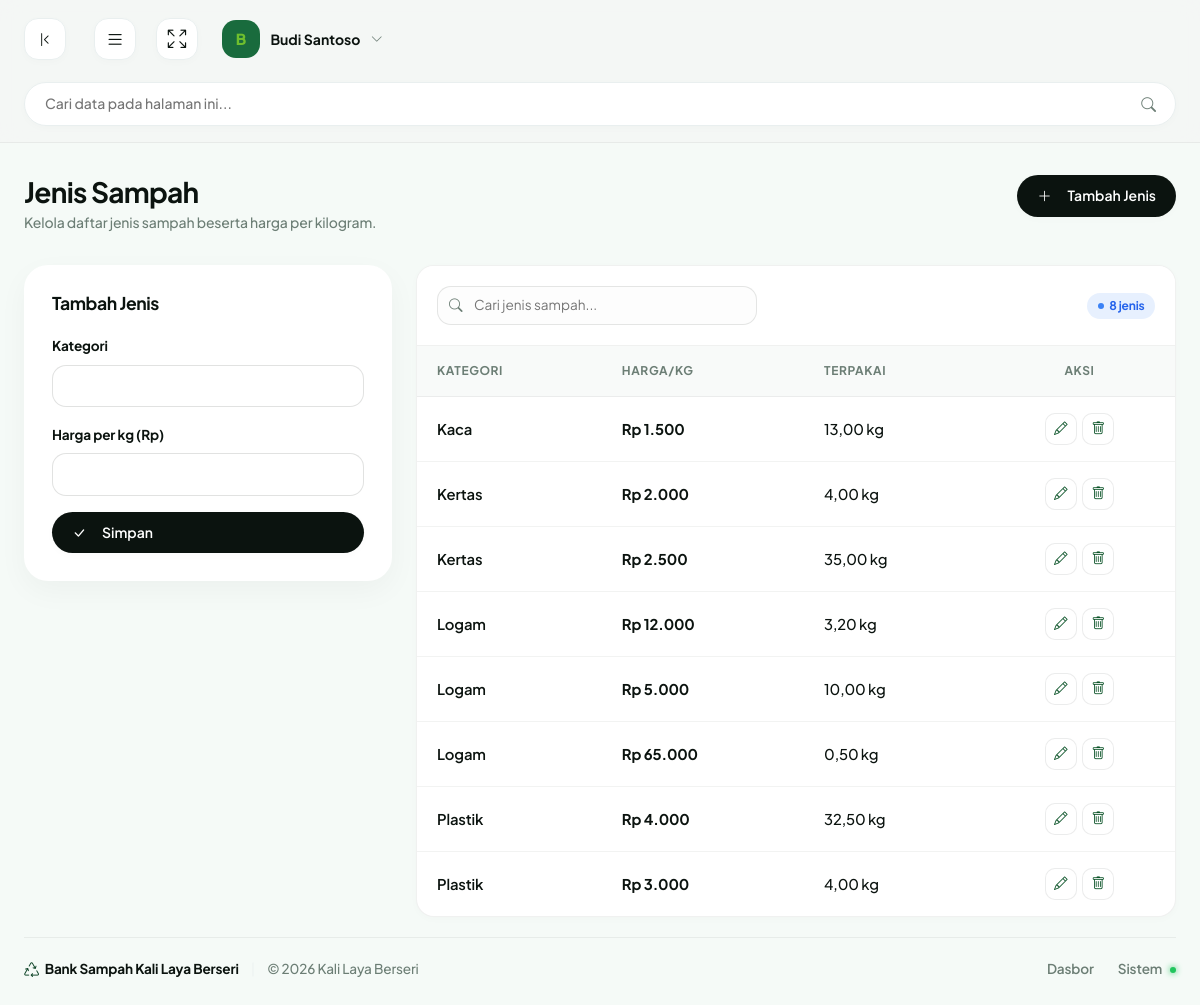
Page /pengurus/jenis_sampah.php (signed in) on the committed database.
### tables this page shows
CREATE TABLE `jenis_sampah` (
  `id` int NOT NULL,
  `nama` varchar(100) NOT NULL,
  `kategori` varchar(50) NOT NULL,
  `harga_per_kg` decimal(12,2) NOT NULL DEFAULT '0.00',
  `stok_kg` decimal(12,2) NOT NULL DEFAULT '0.00',
  `created_at` timestamp NOT NULL DEFAULT CURRENT_TIMESTAMP
);

### includes/fungsi.php (called while the page is built, shortened)
<?php
if (!function_exists('e')) {
    function e($value): string
    {
        return htmlspecialchars((string) $value, ENT_QUOTES, 'UTF-8');
    }
}
if (!function_exists('rupiah')) {
    function rupiah($angka, bool $prefix = true): string
    {
        $hasil = number_format((float) $angka, 0, ',', '.');
        return $prefix ? 'Rp ' . $hasil : $hasil;
    }
}
if (!function_exists('kg')) {
    function kg($angka): string
    {
        return number_format((float) $angka, 2, ',', '.') . ' kg';
    }
}

### pengurus/jenis_sampah.php (the view, shortened to what this page needs)
<?php
require_once __DIR__ . '/../includes/auth.php';
$rows = [];
$res = mysqli_query($con, "SELECT j.*, COALESCE(SUM(d.berat_kg),0) terpakai FROM jenis_sampah j LEFT JOIN detail_setoran d ON d.jenis_id = j.id GROUP BY j.id ORDER BY j.kategori");
if ($res) { while ($r = mysqli_fetch_assoc($res)) { $rows[] = $r; } }
$edit = null;
$page_actions  = '<button class="btn btn-dark-custom" type="button" data-scroll="#form-jenis"><i class="bi bi-plus-lg me-1"></i> Tambah Jenis</button>';
require __DIR__ . '/../includes/header.php';
?>
<div class="row g-4">
  <div class="col-lg-4" id="form-jenis">
    <div class="card">
      <div class="card-header"><h2 class="card-title"><?= $edit ? 'Edit Jenis' : 'Tambah Jenis' ?></h2></div>
      <form method="POST" action="jenis_sampah.php">
        <div class="mb-3">
          <label class="form-label-custom">Kategori</label>
          <input type="text" class="form-control-custom" name="kategori" min="0" step="100" required value="<?= e($edit['kategori'] ?? ($_POST['kategori'] ?? '')) ?>">
        </div>
        <div class="mb-3">
          <label class="form-label-custom">Harga per kg (Rp)</label>
          <input type="number" class="form-control-custom" name="harga_per_kg" min="0" step="100" required value="<?= e($edit['harga_per_kg'] ?? ($_POST['harga_per_kg'] ?? '')) ?>">
        </div>
        <div class="d-flex gap-2">
          <button type="submit" class="btn btn-dark-custom flex-grow-1"><i class="bi bi-check-lg me-1"></i> Simpan</button>
        </div>
      </form>
    </div>
  </div>
  <div class="col-lg-8">
    <div class="table-card-custom">
      <div class="table-header-control">
        <div class="table-search-box"><i class="bi bi-search table-search-icon"></i>
          <input type="text" class="table-search-input table-local-search" placeholder="Cari jenis sampah..."></div>
        <span class="badge-table info"><?= count($rows) ?> jenis</span>
      </div>
      <div class="table-responsive">
        <table class="table-custom">
          <thead><tr><th>Kategori</th><th>Harga/kg</th><th>Terpakai</th><th class="text-center">Aksi</th></tr></thead>
          <tbody>
            <?php if (empty($rows)): ?>
              <tr><td colspan="4" class="text-center text-muted-green py-4">Belum ada jenis sampah.</td></tr>
            <?php else: foreach ($rows as $r): ?>
              <tr>
                <td class="table-product-name"><?= e($r['kategori']) ?></td>
                <td class="table-amount"><?= e(rupiah($r['harga_per_kg'])) ?></td>
                <td><?= e(kg($r['terpakai'])) ?></td>
                <td class="text-center">
                  <div class="table-actions justify-content-center">
                    <a href="jenis_sampah.php?edit=<?= e($r['id']) ?>" class="table-btn-action" title="Edit"><i class="bi bi-pencil"></i></a>
                    <form method="POST" action="jenis_sampah.php" class="d-inline" data-confirm="Hapus jenis &quot;<?= e($r['kategori']) ?>&quot;?">
                      <button type="submit" class="table-btn-action delete" title="Hapus"><i class="bi bi-trash"></i></button>
                    </form>
                  </div>
                </td>
              </tr>
            <?php endforeach; endif; ?>
          </tbody>
        </table>
      </div>
    </div>
  </div>
</div>
<?php require __DIR__ . '/../includes/footer.php'; ?>

### assets/css/app.css (style rules this page uses)
.badge-table.info { background-color: rgba(59, 130, 246, 0.12); color: #2563eb; }
.badge-table.info::before { background-color: #3b82f6; }
.table-actions { display: inline-flex; gap: 0.35rem; }

### rows in the picture
jenis_sampah: kategori "Kaca", harga_per_kg "Rp 1.500", terpakai "13,00 kg"
jenis_sampah: kategori "Kertas", harga_per_kg "Rp 2.000", terpakai "4,00 kg"
jenis_sampah: kategori "Kertas", harga_per_kg "Rp 2.500", terpakai "35,00 kg"
jenis_sampah: kategori "Logam", harga_per_kg "Rp 12.000", terpakai "3,20 kg"
jenis_sampah: kategori "Logam", harga_per_kg "Rp 5.000", terpakai "10,00 kg"
jenis_sampah: kategori "Logam", harga_per_kg "Rp 65.000", terpakai "0,50 kg"
jenis_sampah: kategori "Plastik", harga_per_kg "Rp 4.000", terpakai "32,50 kg"
jenis_sampah: kategori "Plastik", harga_per_kg "Rp 3.000", terpakai "4,00 kg"

### other values in the picture
mb_substr($u['name'] ?: 'U', 0, 1) "B"
$u['name'] "Budi Santoso"
$page_title "Jenis Sampah"
$page_subtitle "Kelola daftar jenis sampah beserta harga per kilogram."
count($rows) "8"
